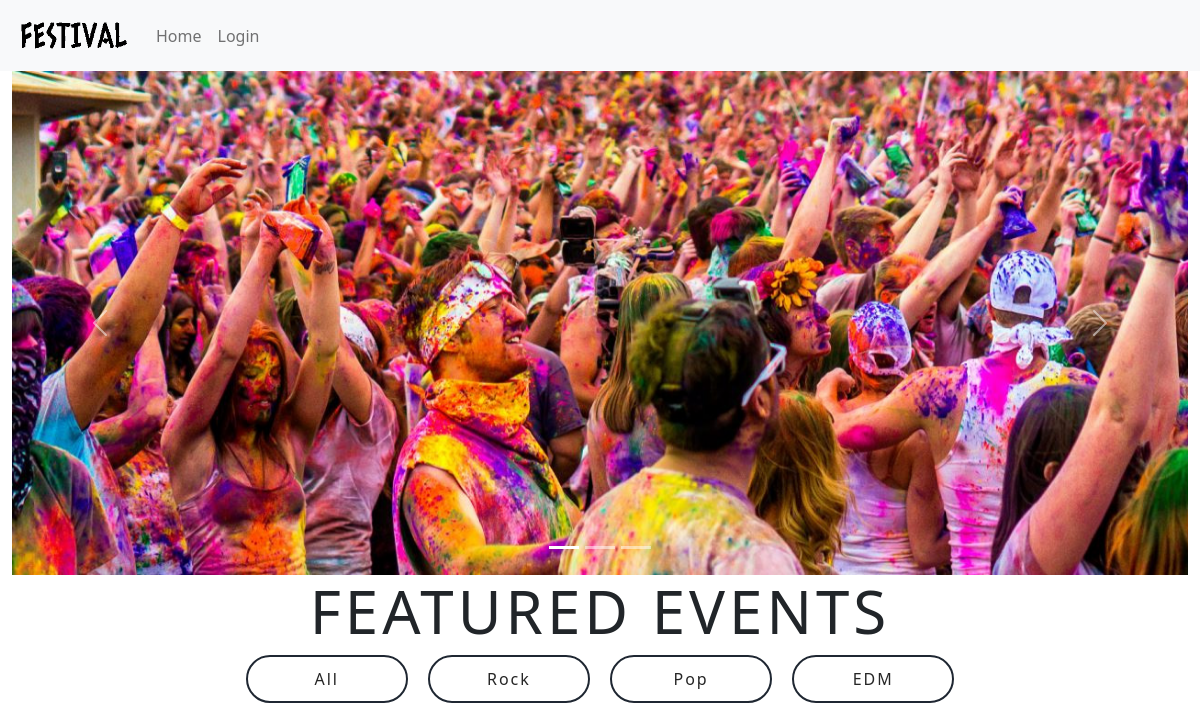
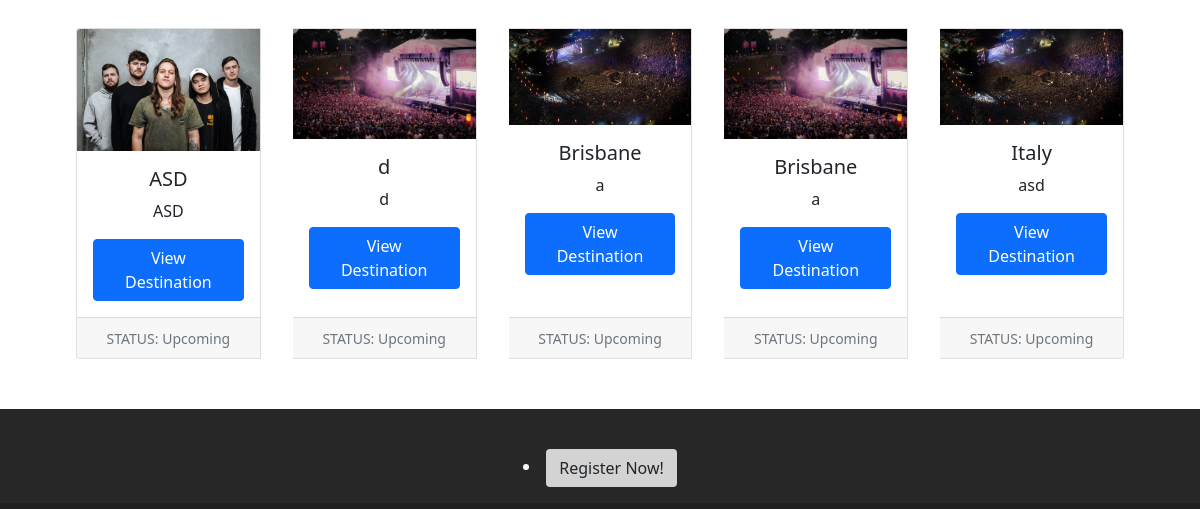
Before: / with the older database file (2 pictures, top to bottom).
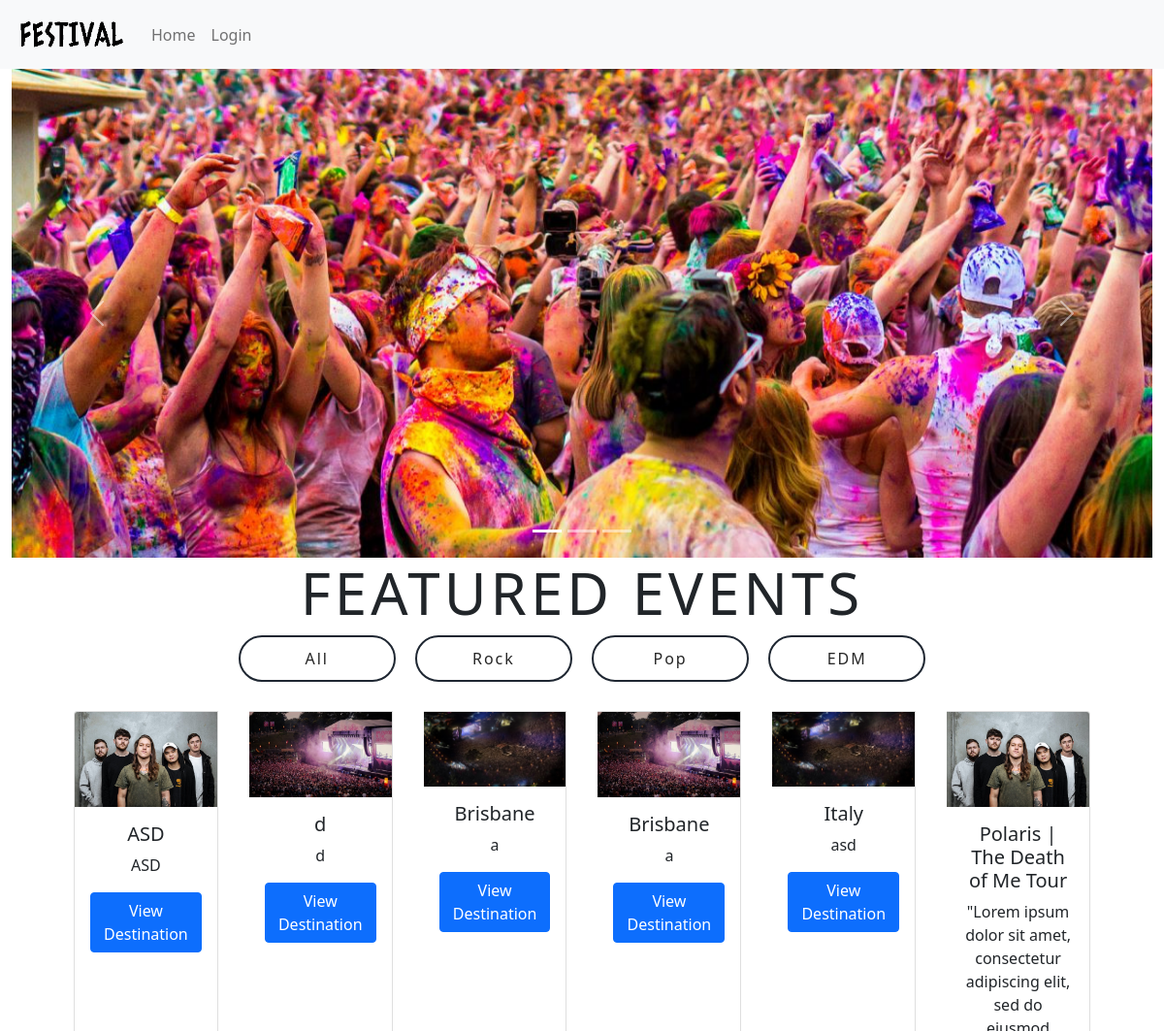
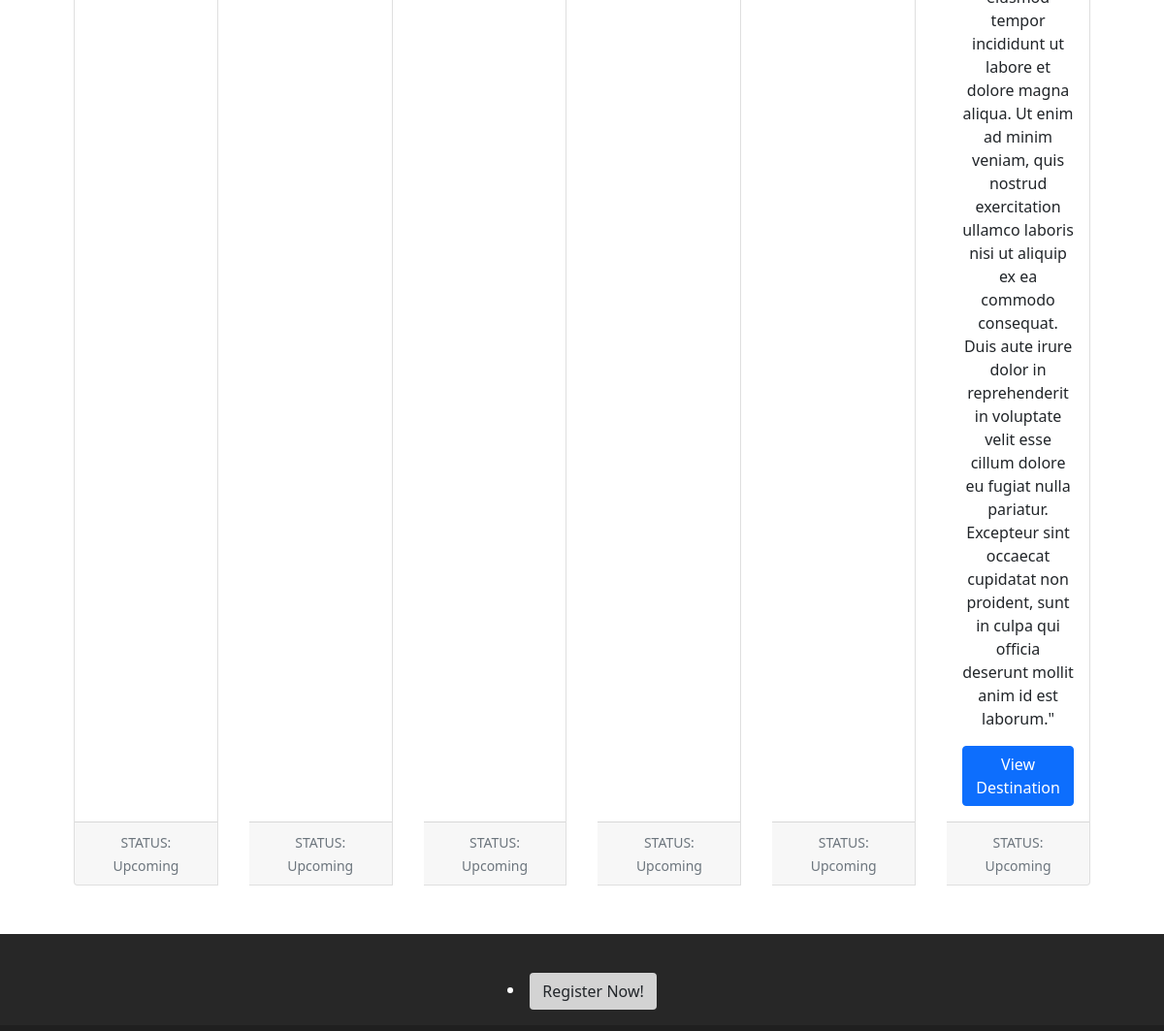
After: the same page with the newer database file (2 pictures, top to bottom).
### website/models.py (models this page shows)
class Events (db.Model):
    __tablename__='Events'
    __table_args__ = {'extend_existing': True}
    id = db.Column(db.Integer, primary_key=True)
    name = db.Column(db.String(80))
    description = db.Column(db.String(200))
    image = db.Column(db.String(400))
    date = db.Column(db.String(10))
    ticketQTY = db.Column(db.Integer)
    status = db.Column(db.String(20))
    comments = db.relationship('Comments', backref='event')

### website/views.py (the view)
@bp.route('/')
def index():
    events = Events.query.all()
    return render_template('index.html', events=events)

### website/templates/index.html (shortened to what this page needs)
{% extends 'base.html' %}
{% block content %}
<div class="container-fluid p-10">
  <div id="carouselExampleIndicators" class="carousel slide" data-bs-ride="carousel">
    <div class="carousel-indicators">
      <button type="button" data-bs-target="#carouselExampleIndicators" data-bs-slide-to="0" class="active"
        aria-current="true" aria-label="Slide 1"></button>
      <button type="button" data-bs-target="#carouselExampleIndicators" data-bs-slide-to="1"
        aria-label="Slide 2"></button>
      <button type="button" data-bs-target="#carouselExampleIndicators" data-bs-slide-to="2"
        aria-label="Slide 3"></button>
    </div>
    <div class="carousel-inner">
      <div class="carousel-item active  ratio ratio-21x9">
        <img src="/static/img/carousel1.jpg" class="d-block w-100" alt="...">
      </div>
    </div>
    <button class="carousel-control-prev" type="button" data-bs-target="#carouselExampleIndicators"
      data-bs-slide="prev">
      <span class="carousel-control-prev-icon" aria-hidden="true"></span>
    </button>
    <button class="carousel-control-next" type="button" data-bs-target="#carouselExampleIndicators"
      data-bs-slide="next">
      <span class="carousel-control-next-icon" aria-hidden="true"></span>
    </button>
  </div>
</div>
<div class="cat-wrap">
  <h1 style="font-size:60px;">FEATURED EVENTS</h1>
  <label for="all">All</label>
  <label for="rock">Rock</label>
  <label for="pop">Pop</label>
  <label for="edm">EDM</label>
  <div class="card-group">
    {% for event in events %}
    <div class="card mx-3">
      <img class="card-img-top" : src="{{event.image}}" alt="eventimg">
      <div class="card-body">
        <h5 class="card-title">{{event.name}}</h5>
        <p class="card-text">{{event.description}}</p>
        <a href="{{url_for('events.show', id=event.id)}}" class="btn btn-primary">View Destination</a>
      </div>
      <div class="card-footer"><small class="text-muted">STATUS: {{event.status}}</small></div>
    </div>
    {% endfor %}
  </div>
</div>
{% endblock %}

### website/templates/base.html (shortened to what this page needs)
<!doctype html>
<html lang="en">
<head>
    <link href="https://cdn.jsdelivr.net/npm/bootstrap@5.0.0-beta3/dist/css/bootstrap.min.css" rel="stylesheet"
>
    <link rel="stylesheet" type="text/css" href="/static/style.css">
</head>
<body>
    <header>
        <nav class="navbar sticky-top navbar-expand-lg navbar-light bg-light">
            <div class="container-fluid">
                <a class="navbar-brand nav" href="#">
                    <img src="static/img/navbarLogo.PNG" alt="" width="120" height="45">
                </a>
                <div class="collapse navbar-collapse" id="navbarNav">
                    <ul class="navbar-nav">
                        <li class="nav-item">
                            <a class="nav-link" aria-current="page" href="\">Home</a>
                        </li>
                        {% if current_user.admin == 1 %}
                        <li class="nav-item">
                            <a class="nav-link" href="{{url_for ('events.create') }}">Event Creation</a>
                        </li>
                        <li class="nav-item me-auto">
                            <a class="nav-link" href="{{url_for ('auth.logout') }}">Logout</a>
                        </li>
                        {% else %}
                        <li class="nav-item me-auto">
                            <a class="nav-link" href="{{ url_for ('auth.login') }}">Login</a>
                        </li>
                        {% endif %}
                    </ul>
                </div>
            </div>
        </nav>
    </header>
    {% block content %}
    {% endblock %}
    <section class="" style= "padding-top: 150px">
        <footer class="text-center text-white" style="background-color: #272727;">
            <div class="container p-4 pb-0">
                <section class="">
                    <p class="d-flex justify-content-center align-items-center">
                        <li class="nav-item me-auto">
                            <a href="{{ url_for ('auth.register') }}" class="btn btn-booknow" tabindex="-1" role="button"
                                aria-disabled="true">Register Now!</a>
                        </li>
                    </p>
                </section>
            </div>
            <div class="text-center p-3" style="background-color: rgba(0, 0, 0, 0.2);">
            </div>
        </footer>
    </section>
</body>
</body>
</html>

### website/static/style.css (style rules this page uses)
.cat-wrap { width: 90%; margin: 0 auto; text-align: center; }
.cat-wrap h1 { letter-spacing: 4px; }
label { width: 15%; display: inline-block; border: 2px solid #1f2732; color: #262626; letter-spacing: 2px; padding: 10px 0; margin: 0 8px; margin-bottom: 30px; border-radius: 50px; cursor: pointer; text-align: center; }
.btn-booknow { background-color: lightgrey; }
footer { position: absolute; left: 0; bottom: 0; height: 100px; width: 100%; overflow: hidden; margin-top: auto; }
html { position: relative; min-height: 100%; }

Changed rows visible on the page:
added Events: image (picture), name "Polaris | The Death of Me Tour", description "\"Lorem ipsum dolor sit amet, consectetur adipiscing elit, sed do eiusmod tempor incididunt ut labore et dolore magna aliqua. Ut enim ad minim veniam, quis nostrud exercitation ullamco laboris nisi ut aliquip ex ea commodo consequat. Duis aute irure dolor in reprehenderit in voluptate velit esse cillum dolore eu fugiat nulla pariatur. Excepteur sint occaecat cupidatat non proident, sunt in culpa qui officia deserunt mollit anim id est laborum.\"", status "Upcoming"
